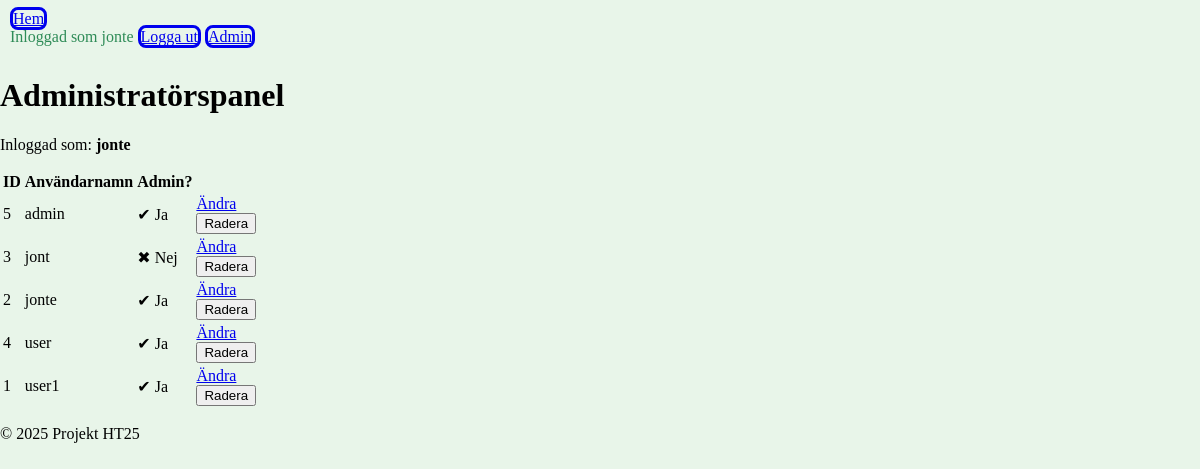
The app's page /admin (signed in), older data.
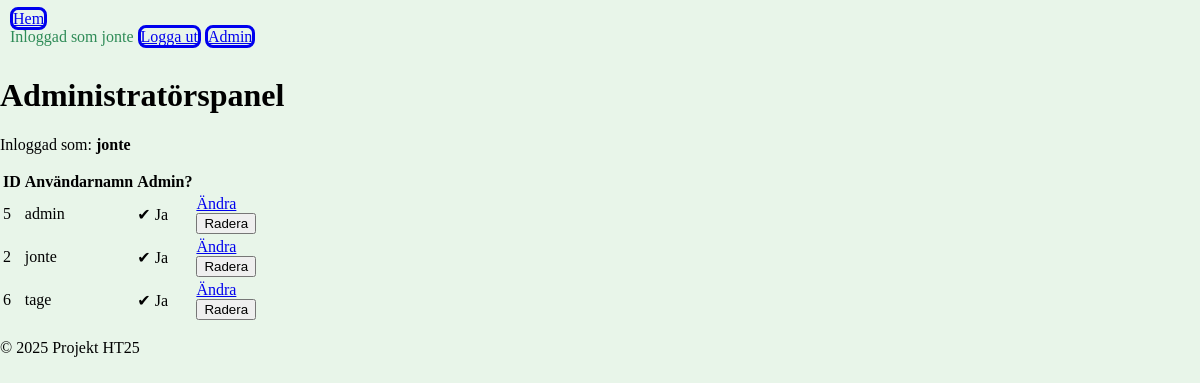
The same page, newer data.
### tables this page shows
CREATE TABLE users (
                       id INTEGER PRIMARY KEY AUTOINCREMENT,
                       username TEXT NOT NULL UNIQUE,
                       password TEXT NOT NULL,
                       admin INTEGER NOT NULL DEFAULT 0
                   );

### app.py (the view)
@app.route('/admin')
def admin_index():
    if not session.get('username'):
        return redirect(url_for('login'))
    with sqlite3.connect('app.db') as conn:
        conn.row_factory = sqlite3.Row
        cursor = conn.cursor()
        cursor.execute("SELECT id, username, admin FROM users ORDER BY username")
        users = cursor.fetchall()
    return render_template('admin.html', users=users)

### templates/admin.html (shortened to what this page needs)
{% extends "base.html" %}
{% block content %}
<h1>Administratörspanel</h1>
<p>Inloggad som: <strong>{{ session.username }}</strong></p>
<table>
    <thead>
        <tr>
            <th>ID</th>
            <th>Användarnamn</th>
            <th>Admin?</th>
        </tr>
    </thead>
    <tbody>
        {% for user in users %}
        <tr>
            <td>{{ user.id }}</td>
            <td>{{ user.username }}</td>
            <td>
                {% if user.admin %}
                    ✔ Ja
                {% else %}
                    ✖ Nej
                {% endif %}
            <td>
                <a href="{{ url_for('admin_edit_user', user_id=user['id']) }}">Ändra</a>
                <form method="POST" action="{{ url_for('admin_delete_user', user_id=user['id']) }}">
                    <button type="submit">Radera</button>
                </form>
            </td>
            </td>
        </tr>
        {% endfor %}
    </tbody>
</table>
{% endblock %}

### templates/base.html (shortened to what this page needs)
<!DOCTYPE html>
<html lang="en">
<head>
    <link rel="stylesheet" href="{{ url_for('static', filename='style.css') }}">
</head>
<body>
    <nav>
        <a href="{{ url_for('index') }}">Hem</a>
        <div class="left">
            {% if session.get('username') %}
                <span>Inloggad som {{ session.get('username') }}</span>
                <a href="{{ url_for('logout') }}">Logga ut</a>
            {% else %}
                <a href="{{ url_for('login') }}">Logga in</a>
                <a href="{{ url_for('register') }}" >Registrera</a>
            {% endif %}
            {% if session.get('is_admin') %}
                <a href="{{ url_for('admin_index') }}">Admin</a>
            {% endif %}
        </div>
    </nav>
    <main>{% block content %}{% endblock %}</main>
    <footer>
        <p>&copy; {{ current_year if current_year is defined else "2025" }} Projekt HT25</p>
    </footer>
</body>
</html>

### static/style.css (style rules this page uses)
:root { --primary-color: #2E8B57; --secondary-color: #E8F5E9; --third-color: #66BB6A; --forth-color: #1B5E20; --font-family: 'Arial, sans-serif'; }
body { font-family: var(--font-family); margin: 0; padding: 0; background-color: var(--secondary-color); }
nav { padding: 10px; }
nav a { border-style: solid; border-radius: 8px; }
.left { color: var(--primary-color); }

Row changes from the older to the newer data that the page shows:
removed users: id "3", username "jont", admin "✖ Nej"
removed users: id "4", username "user", admin "✔ Ja"
removed users: id "1", username "user1", admin "✔ Ja"
added users: id "6", username "tage", admin "✔ Ja"
